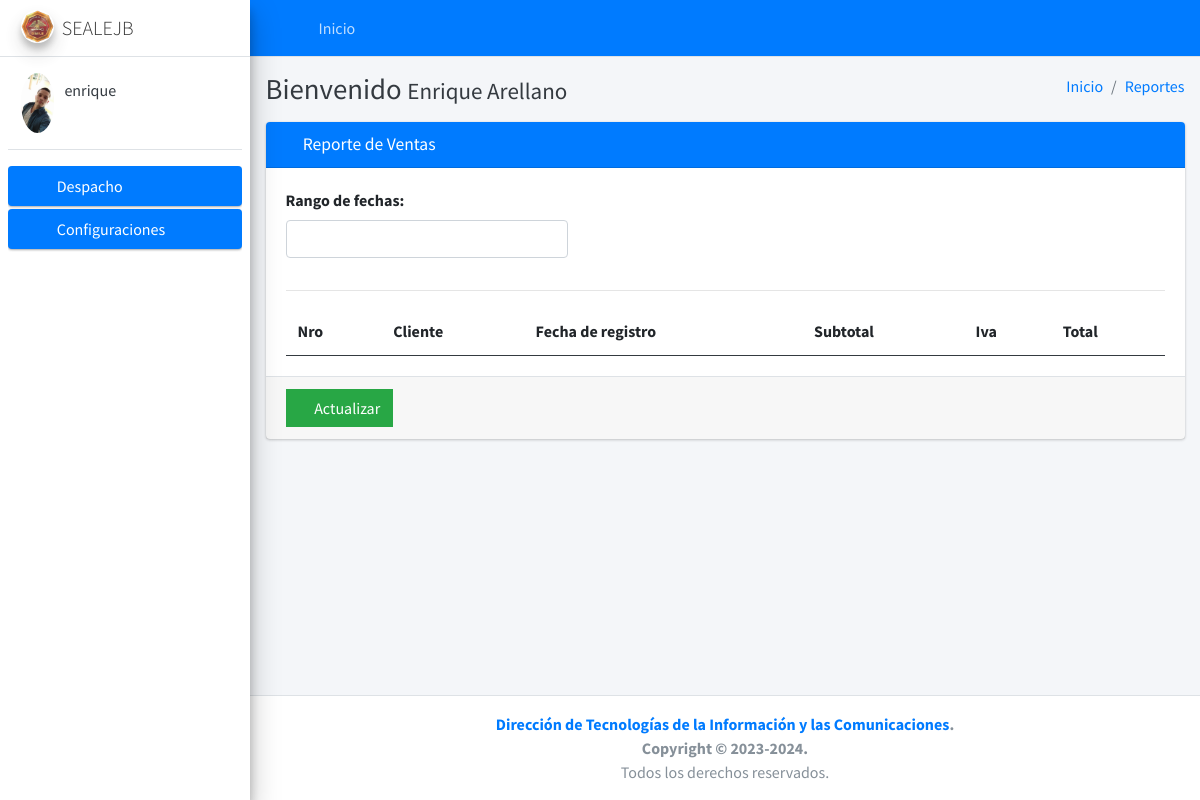
Screenshot of /reports/sale/ (signed in) with the database file from the repository.
### core/user/models.py (models this page shows, shortened)
class User(AbstractUser):
    image = models.ImageField(upload_to='users/%Y/%m/%d', null=True, blank=True)
    token = models.UUIDField(primary_key=False, editable=False, null=True, blank=True)
    def get_image(self):
        if self.image:
            return '{}{}'.format(MEDIA_URL, self.image)
        return '{}{}'.format(STATIC_URL, 'img/empty.png')

### core/reports/views.py (the view, shortened to what this page needs)
# urls.py: path('sale/', ReportSaleView.as_view(), name='sale_report'),
class ReportSaleView(TemplateView):
    template_name = 'sale/report.html'
    @method_decorator(csrf_exempt)
    def dispatch(self, request, *args, **kwargs):
        return super().dispatch(request, *args, **kwargs)
    def get_context_data(self, **kwargs):
        context = super().get_context_data(**kwargs)
        context['title'] = 'Reporte de Ventas'
        context['entity'] = 'Reportes'
        context['list_url'] = reverse_lazy('sale_report')
        context['form'] = ReportForm()
        return context

### core/reports/forms.py
class ReportForm(Form):
    date_range = CharField(widget=TextInput(attrs={
        'class': 'form-control',
        'autocomplete': 'off'
    }))

### core/reports/templates/sale/report.html (shortened to what this page needs)
{% extends 'list.html' %}
{% load static %}
{% block head_list %}
    <link rel="stylesheet" href="{% static 'lib/daterangepicker-3.1/daterangepicker.css' %}"/>
    <link rel="stylesheet" href="{% static 'lib/datatables-1.10.20/plugins/buttons-1.6.1/css/buttons.bootstrap.min.css' %}"/>
{% endblock %}
{% block content %}
    <div class="card card-primary">
        <div class="card-header">
            <h3 class="card-title">
                <i class="fas fa-chart-bar"></i>
                {{ title }}
            </h3>
        </div>
        <div class="card-body">
            <div class="row">
                <div class="col-lg-4">
                    <div class="form-group">
                        <label>Rango de fechas:</label>
                        {{ form.date_range }}
                    </div>
                </div>
            </div>
            <hr>
            <table class="table table-bordered" id="data">
                <thead>
                <tr>
                    <th scope="col">Nro</th>
                    <th scope="col">Cliente</th>
                    <th scope="col">Fecha de registro</th>
                    <th scope="col">Subtotal</th>
                    <th scope="col">Iva</th>
                    <th scope="col">Total</th>
                </tr>
                </thead>
            </table>
        </div>
        <div class="card-footer">
            <a href="{{ list_url }}" class="btn btn-success btn-flat">
                <i class="fas fa-sync"></i> Actualizar
            </a>
        </div>
    </div>
{% endblock %}

### templates/vtc/body.html (shortened to what this page needs)
{% extends 'home.html' %}
{% block body %}
    <body class="hold-transition sidebar-mini layout-fixed">
    <div class="wrapper">
        {% include 'vtc/header.html' %}
        {% include 'vtc/sidebar.html' %}
        <div class="content-wrapper">
            <div class="content-header">
                <div class="container-fluid">
                    <div class="row">
                        <div class="col-sm-6">
                            <h1 class="m-0 text-dark"> Bienvenido <small>{{ request.user.get_full_name }}</small></h1>
                        </div>
                        <div class="col-sm-6">
                            <ol class="breadcrumb float-sm-right">
                                <li class="breadcrumb-item"><a href="{% url 'erp:dashboard' %}">Inicio</a></li>
                                <li class="breadcrumb-item"><a href="{{ list_url }}">{{ entity }}</a></li>
                            </ol>
                        </div>
                    </div>
                </div>
            </div>
            <div class="content">
                <div class="container-fluid">
                    {% block content %}
                    {% endblock %}
                </div>
            </div>
        </div>
        {% include 'footer.html' %}
    </div>
    </body>
{% endblock %}

### templates/vtc/sidebar.html (shortened to what this page needs)
{% load static %}
<aside class="main-sidebar sidebar-light-primary elevation-4">
    <a href="{% url 'erp:dashboard' %}" class="brand-link">
        <img src="{% static 'img/sale.png' %}" alt="AdminLTE Logo" class="brand-image img-circle elevation-3"
            style="opacity: .8">
        <span class="brand-text font-weight-light">SEALEJB</span>
    </a>
    <div class="sidebar">
        <div class="user-panel mt-3 pb-3 mb-3 d-flex">
            <div class="image">
                <img src="{{ request.user.get_image }}" class="img-circle" alt="User Image">
            </div>
            <div class="info">
                <a href="#" class="d-block">{{ request.user.username }}</a>
            </div>
        </div>
        <nav class="mt-2">
            <ul class="nav nav-pills nav-sidebar flex-column" data-widget="treeview" role="menu" data-accordion="false">
                <li class="nav-item">
                    <a href="#" class="nav-link active">
                        <i class="nav-icon fas fa-store"></i>
                        <p>
                            Despacho
                            <i class="right fas fa-angle-left"></i>
                        </p>
                    </a>
                </li>
                <li class="nav-item">
                    <a href="#" class="nav-link active">
                        <i class="nav-icon fas fa-cogs"></i>
                        <p>
                            Configuraciones
                            <i class="fas fa-angle-left right"></i>
                        </p>
                    </a>
                </li>
            </ul>
        </nav>
    </div>
</aside>

### static/css/mystyle.css (style rules this page uses)
.table-bordered { border: 0 !important; }
.table-bordered > thead > tr > th { border: 0 !important; border-bottom: solid 1px #343a40 !important; }
.card-footer { border-top: 1px solid #dee2e6; }
.btn { color: white !important; }

### rows the page displays
User: user.get_image (picture), user.username "enrique", user.get_full_name "Enrique Arellano"

### other values shown
{{ entity }} "Reportes"
{{ title }} "Reporte de Ventas"
